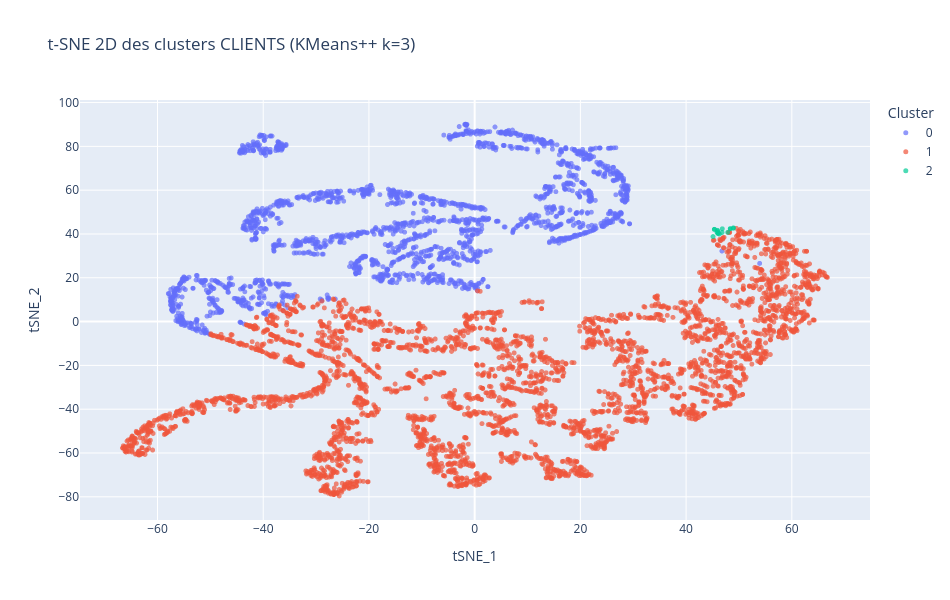

The notebook cell saved with this chart:
### Code cell
# Clustering au niveau CLIENT : réduction PCA + KMeans++ (k choisi via KPI) + visualisation
# IMPORTANT: On cluster la totalité du dataset client
from pathlib import Path
from sklearn.cluster import KMeans
from sklearn.decomposition import PCA
from sklearn.manifold import TSNE
from scipy import sparse
import pandas as pd
import numpy as np
import plotly.express as px

# 0) Choisir automatiquement k depuis le contrôle KPI (meilleur KMeans qui passe)
k_final = 3  # fallback
if 'kpi_df' in globals() and not kpi_df.empty:
    kmeans_pass = kpi_df[(kpi_df['PASS_all_KPI']) & (kpi_df['Model'].str.contains(r'KMeans\+\+'))]
    if not kmeans_pass.empty:
        best_model_name = kmeans_pass.sort_values('silhouette', ascending=False).iloc[0]['Model']
        k_final = int(best_model_name.split('k=')[1].split(')')[0])

print(f'k final retenu via KPI: {k_final}')

# 1) Préparer le dataset COMPLET client
X_client_complete = client_rfm.drop(columns=['ID_Client'], errors='ignore')

# Utiliser le preprocessor déjà entraîné sur train client
X_client_complete_prep = preprocessor_client.transform(X_client_complete)
print(f'Shape du dataset client COMPLET avant réduction: {X_client_complete_prep.shape}')

# 2) Réduction
if sparse.issparse(X_client_complete_prep):
    X_client_complete_dense = X_client_complete_prep.toarray()
else:
    X_client_complete_dense = X_client_complete_prep

# 3) PCA
pca_client = PCA(n_components=0.95, random_state=42)
X_client_pca_complete = pca_client.fit_transform(X_client_complete_dense)
print(f'Shape après PCA: {X_client_pca_complete.shape}')
print(f'Variance expliquée: {pca_client.explained_variance_ratio_.sum():.4f}')

# 4) Clustering final avec le k retenu
kmeans_final_client = KMeans(n_clusters=k_final, init='k-means++', n_init='auto', random_state=42)
labels_client = kmeans_final_client.fit_predict(X_client_pca_complete)
print(f'Labels assigned to {len(labels_client)} clients')

# 5) t-SNE pour visualiser
max_tsne_samples_client = min(8000, len(labels_client))
if len(labels_client) > max_tsne_samples_client:
    rng = np.random.default_rng(42)
    idx_tsne = rng.choice(len(labels_client), size=max_tsne_samples_client, replace=False)
    X_tsne_input_client = X_client_pca_complete[idx_tsne]
    labels_tsne_client = labels_client[idx_tsne]
else:
    X_tsne_input_client = X_client_pca_complete
    labels_tsne_client = labels_client

tsne_client = TSNE(
    n_components=2,
    perplexity=30,
    learning_rate='auto',
    init='pca',
    random_state=42
)
X_tsne_client = tsne_client.fit_transform(X_tsne_input_client)

viz_df_client = pd.DataFrame({
    'tSNE_1': X_tsne_client[:, 0],
    'tSNE_2': X_tsne_client[:, 1],
    'Cluster': labels_tsne_client.astype(str)
})

fig_client = px.scatter(
    viz_df_client,
    x='tSNE_1',
    y='tSNE_2',
    color='Cluster',
    title=f't-SNE 2D des clusters CLIENTS (KMeans++ k={k_final})',
    opacity=0.7,
    width=950,
    height=600
)
fig_client.update_traces(marker=dict(size=5))
fig_client.show()

# Sauvegarde PNG uniquement (sans HTML)
images_dir = Path('images')
images_dir.mkdir(parents=True, exist_ok=True)
try:
    fig_client.write_image(images_dir / 'tsne_clusters_clients.png')
except Exception as e:
    print(f'Export PNG Plotly non disponible ({e}). Installe/maj kaleido pour activer l\'export PNG.')

cluster_pct_client = (pd.Series(labels_client).value_counts(normalize=True).sort_index() * 100).round(2)
print('\nRépartition des clusters (%) au NIVEAU CLIENT :')
print(cluster_pct_client)

### Figure 1 — Plotly figure (JSON) as saved in the notebook; plotly's stock layout.template omitted (floating-point values rounded to 4 significant figures; data arrays with more than 128 entries replaced by an {"elided": "..."} marker saying what was removed)
{"data": [{"hovertemplate": "Cluster=0<br>tSNE_1=%{x}<br>tSNE_2=%{y}<extra></extra>", "legendgroup": "0", "marker": {"color": "#636efa", "opacity": 0.7, "size": 5, "symbol": "circle"}, "mode": "markers", "name": "0", "showlegend": true, "type": "scattergl", "x": {"elided": "2059 float values"}, "xaxis": "x", "y": {"elided": "2059 float values"}, "yaxis": "y"}, {"hovertemplate": "Cluster=1<br>tSNE_1=%{x}<br>tSNE_2=%{y}<extra></extra>", "legendgroup": "1", "marker": {"color": "#EF553B", "opacity": 0.7, "size": 5, "symbol": "circle"}, "mode": "markers", "name": "1", "showlegend": true, "type": "scattergl", "x": {"elided": "3866 float values"}, "xaxis": "x", "y": {"elided": "3866 float values"}, "yaxis": "y"}, {"hovertemplate": "Cluster=2<br>tSNE_1=%{x}<br>tSNE_2=%{y}<extra></extra>", "legendgroup": "2", "marker": {"color": "#00cc96", "opacity": 0.7, "size": 5, "symbol": "circle"}, "mode": "markers", "name": "2", "showlegend": true, "type": "scattergl", "x": [46.01, 48.95, 48.35, 45.93, 45.09, 45.94, 46.29, 45.34, 46.85, 46.79, 48.35, 46.08, 45.86, 46.0, 48.91, 47.87, 45.36], "xaxis": "x", "y": [40.22, 42.75, 42.37, 41.38, 38.8, 41.66, 39.97, 42.12, 42.37, 40.65, 42.43, 40.31, 40.69, 40.59, 42.63, 40.73, 42.11], "yaxis": "y"}], "layout": {"height": 600, "legend": {"title": {"text": "Cluster"}, "tracegroupgap": 0}, "title": {"text": "t-SNE 2D des clusters CLIENTS (KMeans++ k=3)"}, "width": 950, "xaxis": {"anchor": "y", "domain": [0, 1], "title": {"text": "tSNE_1"}}, "yaxis": {"anchor": "x", "domain": [0, 1], "title": {"text": "tSNE_2"}}}}
